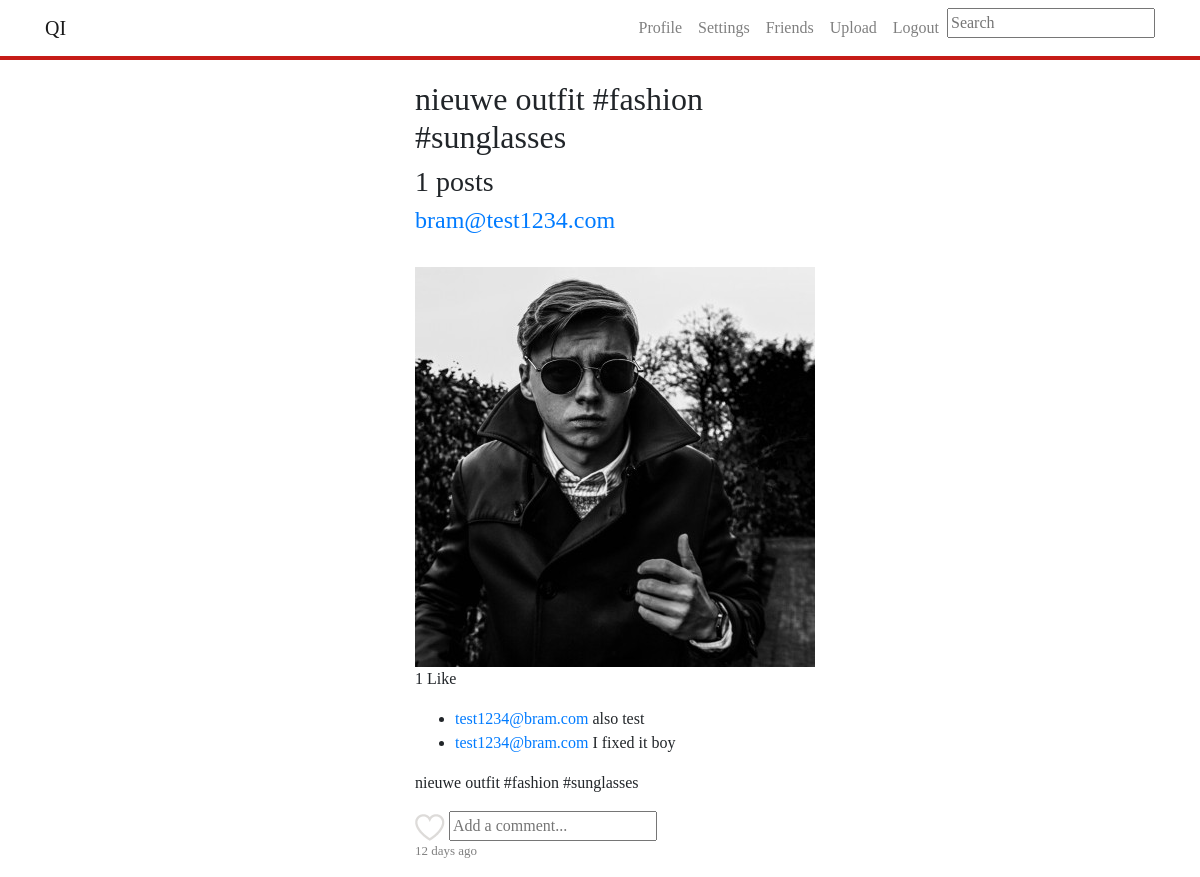
Screenshot of /search.php?txtSearch=nieuwe outfit #fashion #sunglasses (signed in) with the database file from the repository.
### tables this page shows
CREATE TABLE `posts` (
  `id` int(11) NOT NULL,
  `filelocation` varchar(500) NOT NULL,
  `imageuserid` int(11) NOT NULL,
  `besch` varchar(500) NOT NULL,
  `user` varchar(500) NOT NULL,
  `timestamp` timestamp NOT NULL DEFAULT CURRENT_TIMESTAMP ON UPDATE CURRENT_TIMESTAMP,
  `filter` varchar(20) NOT NULL,
  `location` varchar(255) NOT NULL
);

CREATE TABLE `comments` (
  `commentid` int(11) NOT NULL,
  `commentuserid` int(11) NOT NULL,
  `comment` varchar(300) NOT NULL,
  `commentpostid` int(11) NOT NULL,
  `commenttime` timestamp NOT NULL DEFAULT CURRENT_TIMESTAMP ON UPDATE CURRENT_TIMESTAMP,
  `email` varchar(200) NOT NULL
);

CREATE TABLE `users` (
  `id` int(11) NOT NULL,
  `email` varchar(255) NOT NULL,
  `password` varchar(255) NOT NULL,
  `avatar` varchar(500) NOT NULL,
  `bio` varchar(150) NOT NULL,
  `firstname` varchar(255) NOT NULL,
  `lastname` varchar(255) NOT NULL
);

### classes/postDetails.class.php (called while the page is built, shortened)
<?php
class postDetails{
    public function getPostHour($id){
        $conn = Db::getInstance();
        $postTime = $conn->prepare("SELECT timestamp FROM posts WHERE id = :id");
        $postTime->bindValue(':id', $id);
        $postTime->execute();
        $postTime = $postTime->fetch(PDO::FETCH_ASSOC);
        $currentTime = strtotime(date('Y-m-d H:i:s'));
        $postedTime = strtotime($postTime['timestamp']);
        $difference = $currentTime - $postedTime;
        $days = $difference/60/60/24;
        $hour = $difference/(60*60);
        $minutes = (abs($difference)/60);
        if(number_format($minutes, 0) < 1)
        {
            $result = "A moment ago";
        }
        elseif(number_format($hour, 0) < 1)
        {
            $result = number_format($minutes, 0). " minutes ago" ;
        }
        elseif(number_format($hour, 0) < 24)
        {
            $result = number_format($hour, 0)."h";
        }
        else
        {
            $result = number_format($days, 0)." days ago";
        }
        return $result;
    }
    public function likeCheck($postid){
        $conn = Db::getInstance();
        $likeSenderID = $_SESSION['userid'];
        $likeCheck = $conn->prepare("SELECT * FROM likes WHERE likeimageid = $postid AND likesendid = $likeSenderID");
        $likeCheck->execute();
        if ($likeCheck->rowCount() == 1) {
            return true;
        }
        else{return false;}
    }
    public function getLikes($postid){
    $conn = Db::getInstance();
        $likeCount = $conn->prepare("SELECT likeimageid FROM likes WHERE likeimageid = :likeimageid");
        $likeCount->bindValue(":likeimageid", $postid);
        $likeCount->execute();
        $result = $likeCount->rowCount();
        return $result;
    }
    public function getComments($postid){
        $conn = Db::getInstance();
        $getComments = $conn->prepare("SELECT * from comments where commentpostid = :postid");
        $getComments->bindValue(':postid', $postid);
        $getComments->execute();
        $comments = $getComments->fetchAll();
        return $comments;
    }
}
?>

### classes/User.class.php (called while the page is built, shortened)
<?php
class User{
    public function getProfile($userid)
    {
        $conn=Db::getInstance();
        $getProfile = $conn->prepare("select * from users where id = :id");
        $getProfile->bindValue(':id',$userid);
        $getProfile->execute();
        $profileInfo = $getProfile->fetch(PDO::FETCH_ASSOC);
        return $profileInfo;
    }
}

### search.php (the view, shortened to what this page needs)
<?php
include_once ('classes/postDetails.class.php');
include_once ('classes/User.class.php');
if(isset($_GET['txtSearch'])) {
    $conn = Db::getInstance();
    $searchKeyword = $_GET['txtSearch'];
    $results = array();
    $statement = $conn->prepare("SELECT * FROM posts WHERE besch LIKE :keywords OR user LIKE :keywords ORDER BY id DESC");
    $statement->bindValue(':keywords', '%' . $searchKeyword . '%');
    $statement->execute();
    if($statement->rowCount() >= 1){
        $results = $statement->fetchAll();
        $countPosts = $statement->rowCount();
    }
    else
    {
        $errorMessage = "Helaas, we vonden geen posts die gelijk zijn aan de zoekterm: ".$_GET['txtSearch'];
    }
}
?><!doctype html>
<html lang="en">
<head>
    <link rel="stylesheet" href="css/feed.css">
    <link rel="stylesheet" href="https://maxcdn.bootstrapcdn.com/bootstrap/4.0.0/css/bootstrap.min.css">
</head>
<?php include_once("includes/nav.inc.php"); ?>
<body>
<div class="indexFeed col-lg-4 mx-auto" style="margin-top: 80px;font-family: Oswald;">
    <h2><?php if(isset($countPosts)){echo $_GET['txtSearch'];} ?></h2>
    <h3><?php if(isset($countPosts)){echo "<span>".$countPosts."</span>"." posts";} ?></h3>
        <?php foreach($results as $res): ?>
    <div class="post__user" >
        <h4 class=""><a class="" href="profile.php?userID=<?php echo $res['imageuserid'];?>"><?php echo $res['user']?></a></h4>
    </div>
    <div class="">
        <img class="" src="<?php echo $res['filelocation']?>" alt="">
    </div>
    <p>
        <?php
        $likeCounter = new postDetails();
        $likes = $likeCounter->getLikes($res['id']);
        if($likes == 0) {
            echo "No likes this yet";
        }
        elseif($likes == 1)
        {
            echo $likes." Like";
        }
        else
        {
            echo $likes." Likes";
        }
        ?>
    </p>
    <div style="padding: auto;">
        <ul class="commentsList<?php echo $i; ?>">
            <?php
            $singlePost = new postDetails();
            $comments = $singlePost->getComments($res['id']);
            ?>
            <?php foreach( $comments as $comment): ?>
                <li>
                    <a href="profile.php?userID=<?php echo $comment['commentuserid']; ?>">
                        <?php
                        $user = new User();
                        $r=$user->getProfile($comment['commentuserid']);
                        $email = $r['email'];
                        echo $email;
                        ?></a>
                    <span class="comment-text"><?php echo htmlspecialchars($comment['comment']); ?></span>
                </li>
            <?php endforeach; ?>
        </ul>
        <div class="card-text">
            <p><?php echo $res['besch']?></p>
        </div>
            <?php
            $like = new postDetails();
            $likeCheck = $like->likeCheck($res['id']);
            if($likeCheck)
            {
                $source = "images/heart_filled.png";
                $class = "btnUnlike";
            }
            else
            {
                $source = "images/heart_blank.png";
                $class = "btnLike";
            }
            ?>
    </div>
    <form>
        <img class="likeHeart <?php echo $class; ?> "src="<?php echo $source; ?>" alt="like"
             value="<?php echo $res['id'] ?>">
        <input class="commentField<?php echo $i; ?>" type="text" name="commentField" placeholder="Add a comment...">
    </form>
    <p style="color: grey;font-size: small;">
        <?php
        $timestamp = new postDetails();
        $timestamp = $timestamp->getPostHour($res['id']);
        echo $timestamp;
        ?>
    </p>
    <?php endforeach;?>
</body>
</html>

### rows the page displays
posts: user "bram@test1234.com", filelocation (picture), likes "1", besch "nieuwe outfit #fashion #sunglasses", timestamp "12 days ago"
comments: users.email "test1234@bram.com", comment "also test"
comments: users.email "test1234@bram.com", comment "I fixed it boy"

### other values shown
$_GET['txtSearch'] "nieuwe outfit #fashion #sunglasses"
$countPosts "1"
